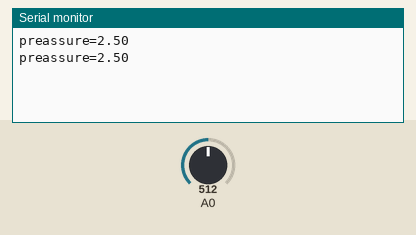
This sketch was run on a simulated Arduino Uno, built with avr-gcc and run on an emulated ATmega328P. Parts: the last lines printed to the serial monitor. The test bench sets the inputs (shaded band); at power-on: A0 = 512.

Above: at 1.8 s.
1.9 s: A0 set to 716
At 2.8 s:
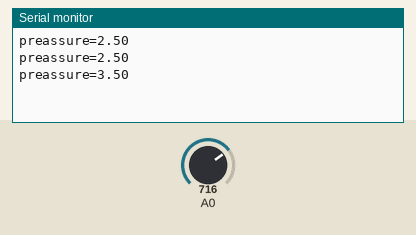
3.4 s: A0 set to 900
At 4.8 s:
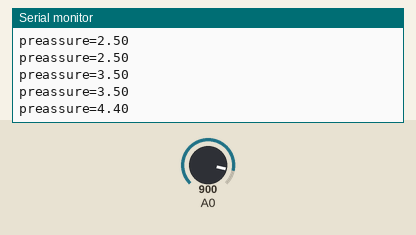
Timing chart, 0 to 6.4 s (numbered marks = the images above; inputs shaded):
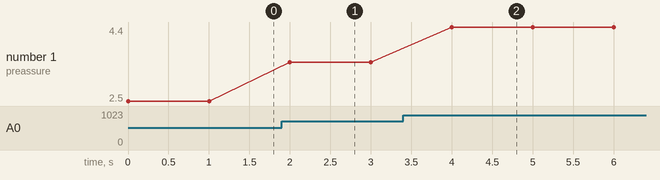

Measured:
- after the input at 1.9 s, the serial monitor: prints a new line after 0.10 s (image 1)
- after the input at 3.4 s, the serial monitor: prints a new line after 0.60 s (image 2)
- plotted number 1: 2.5 → 3.5 after the input at 1.9 s, 3.5 → 4.4 after the input at 3.4 s

The sketch:

preassure_sensor.ino
```cpp
// Reads A0 every 100ms and sends voltage value over serial
int ps=A0;
void setup()
{
  // Start serial at 9600 baud
  Serial.begin(9600);
}

    void loop()
{
  // Read the input on analog pin 0:
  ps = analogRead(A0);
  // Convert the analog reading (which goes from 0 - 1023) to a voltage (0 - 5V):
  float voltage = ps * (5.0 / 1023.0);
  Serial.print("preassure=");
  // Print out the value you read:
  Serial.println(voltage);
  // Wait 100 milliseconds
  delay(1000);
}
```
